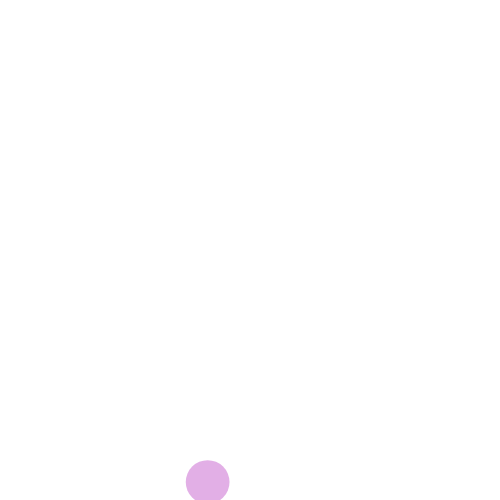
Frame 1 (no input)
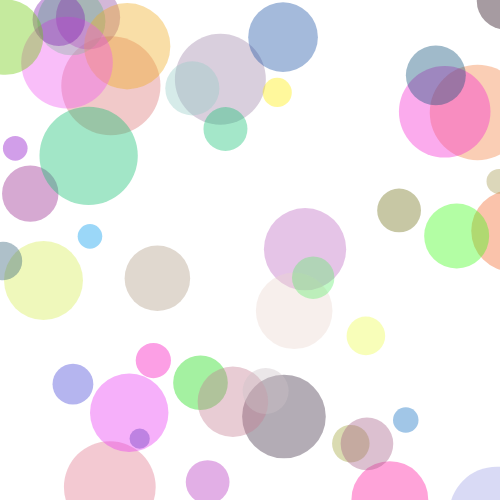
Frame 60 (no input)
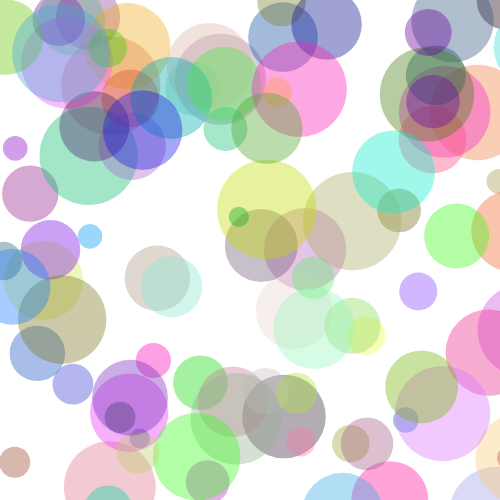
Frame 120 (the mouse pressed at the canvas centre since frame 60)

The p5.js sketch that drew these frames (run headless with seeded random() and noise() and a simulated clock; from frame 60 on, the mouse is pressed at the canvas centre):

// p5.js sketch
// ── sketch.js
function setup() {
  createCanvas(500, 500);
}

function draw() {
  // background(255); 背景を消す
  noStroke();
  fill(random(255), random(255), random(255), 100);
  ellipse(random(0, 600), random(0, 600), random(20, 100));
}
